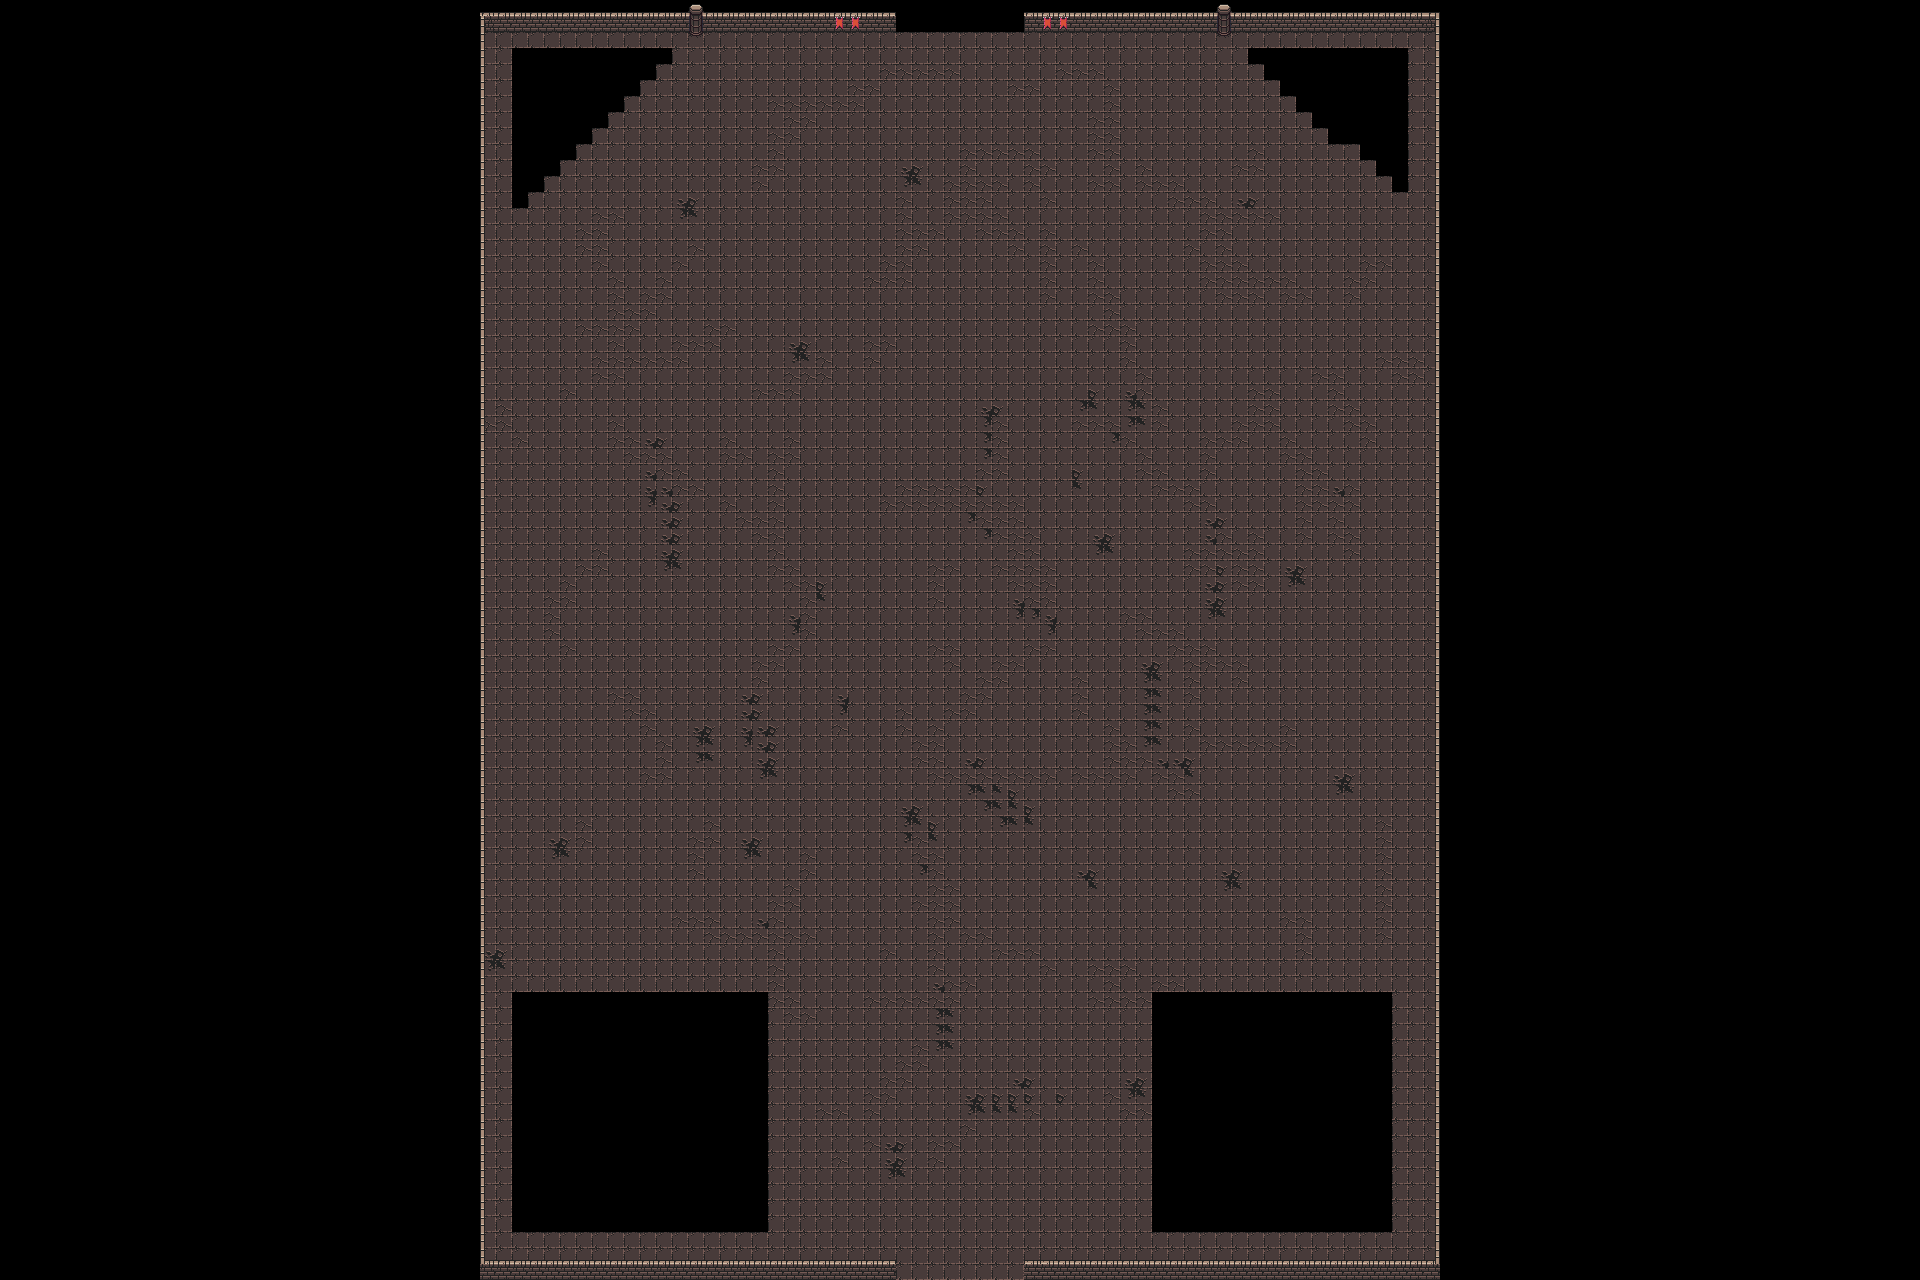

Below is a game level as drawn by its tile map, then a one-line description and the .tmx that defines it (tile-layer data replaced by summaries):
An orthogonal 120x80 tile map with 16x16 px tiles, 4 tile layers (Sol, Decoration, Haut de Struct, Collision), 2 tilesets.

<map version="1.10" tiledversion="1.10.1" orientation="orthogonal" renderorder="right-down" width="120" height="80" tilewidth="16" tileheight="16" infinite="0" nextlayerid="6" nextobjectid="1">
 <tileset firstgid="1" source="../village/dungeon.tsx" />
 <tileset firstgid="1025" source="dungeon.tsx" />
 <layer id="2" name="Sol" width="120" height="80">
  <data>[9600 cells, 4109 non-empty, 7 distinct tile ids]</data>
 </layer>
 <layer id="3" name="Decoration" width="120" height="80">
  <data>[9600 cells, 0 non-empty, 0 distinct tile ids]</data>
 </layer>
 <layer id="5" name="Haut de Struct" width="120" height="80">
  <data>[9600 cells, 253 non-empty, 4 distinct tile ids]</data>
 </layer>
 <layer id="1" name="Collision" width="120" height="80">
  <data>[9600 cells, 483 non-empty, 15 distinct tile ids]</data>
 </layer>
</map>
